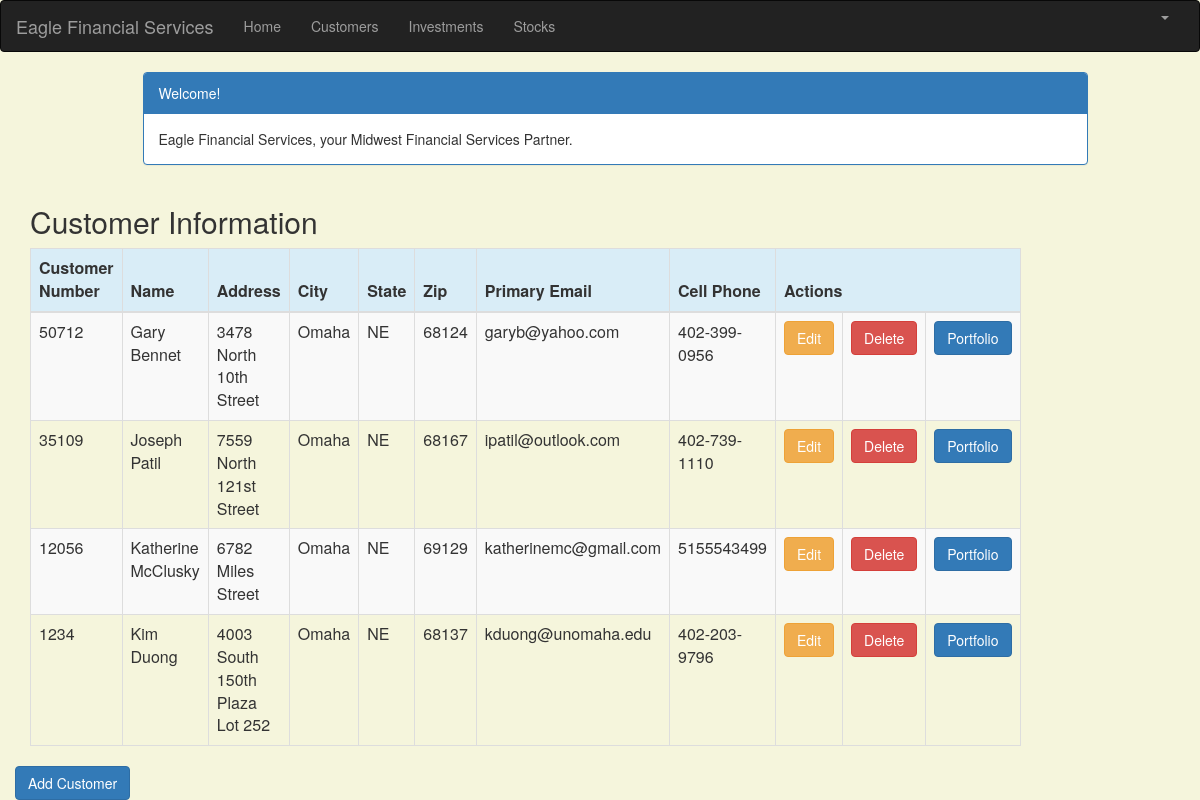
/customer_list (signed in), run on the app's committed database.
### portfolio/models.py (models this page shows, shortened)
class Customer(models.Model):
    name = models.CharField(max_length=50)
    address = models.CharField(max_length=200)
    cust_number = models.IntegerField(blank=False, null=False)
    city = models.CharField(max_length=50)
    state = models.CharField(max_length=50)
    zipcode = models.CharField(max_length=10)
    email = models.EmailField(max_length=200)
    cell_phone = models.CharField(max_length=50)
    created_date = models.DateTimeField(
        default=timezone.now)
    updated_date = models.DateTimeField(auto_now_add=True)

### portfolio/views.py (the view)
# urls.py: path('customer_list', views.customer_list, name='customer_list'),
@login_required
def customer_list(request):
    customer = Customer.objects.filter(created_date__lte=timezone.now())
    return render(request, 'portfolio/customer_list.html',
                 {'customers': customer})

### portfolio/templates/portfolio/customer_list.html (shortened to what this page needs)
{% extends 'portfolio/base.html' %}
{% block content %}
    <html>
    <head>
        <link rel="stylesheet" href="https://maxcdn.bootstrapcdn.com/bootstrap/3.3.4/css/bootstrap.min.css">
    </head>
    <body>
    <div class="container">
        <div class="row">
            <div class="col-md-10 col-md-offset-1">
                <div class="panel panel-primary">
                    <div class="panel-heading">Welcome!</div>
                    <div class="panel-body">
                        Eagle Financial Services, your Midwest Financial Services Partner.
                    </div>
                </div>
            </div>
        </div>
    </div>
    <div class="row">
        <h2 style="padding-left:15Px">Customer Information</h2>
    </div>
    <div>
       <table class="table table-striped table-bordered table-hover">
            <thead>
            <tr class="bg-info">
                <th>Customer Number</th>
                <th>Name</th>
                <th>Address</th>
                <th>City</th>
                <th>State</th>
                <th>Zip</th>
                <th>Primary Email</th>
                <th>Cell Phone</th>
                <th colspan="3">Actions</th>
            </tr>
            </thead>
            <tbody>
            {% for customer in customers %}
                <tr>
                    <td>{{ customer.cust_number }}</td>
                    <td>{{ customer.name }}</td>
                    <td>{{ customer.address }}</td>
                    <td>{{ customer.city }}</td>
                    <td>{{ customer.state }}</td>
                    <td>{{ customer.zipcode }}</td>
                    <td>{{ customer.email }}</td>
                    <td>{{ customer.cell_phone }}</td>
                    <td><a href="{% url 'portfolio:customer_edit' pk=customer.pk %}" class="btn btn-warning">Edit</a>
                    <td><a href="{% url 'portfolio:customer_delete' pk=customer.pk %}"
                           onclick="return confirm('Are you sure you want to delete?')"
                           class="btn btn-danger">Delete</a>
                    </td>
                    <td><a href=""
                           class="btn btn-primary">Portfolio</a>
                </tr>
            {% endfor %}
            </tbody>
        </table>
        <div class="row">
            <a href="{% url 'portfolio:customer_new' %}" class="row"><span
                class="btn btn-primary">Add Customer</span></a>
        </div>
    </div>
    </body>
    </html>
{% endblock %}

### portfolio/templates/portfolio/customer_list.html (style rules this page uses)
body { background-color:beige; }

### data on the page
Customer: cust_number "50712", name "Gary Bennet", address "3478 North 10th Street", city "Omaha", state "NE", zipcode "68124", email "garyb@yahoo.com", cell_phone "402-399-0956"
Customer: cust_number "35109", name "Joseph Patil", address "7559 North 121st Street", city "Omaha", state "NE", zipcode "68167", email "ipatil@outlook.com", cell_phone "402-739-1110"
Customer: cust_number "12056", name "Katherine McClusky", address "6782 Miles Street", city "Omaha", state "NE", zipcode "69129", email "katherinemc@gmail.com", cell_phone "5155543499"
Customer: cust_number "1234", name "Kim Duong", address "4003 South 150th Plaza Lot 252", city "Omaha", state "NE", zipcode "68137", email "kduong@unomaha.edu", cell_phone "402-203-9796"
